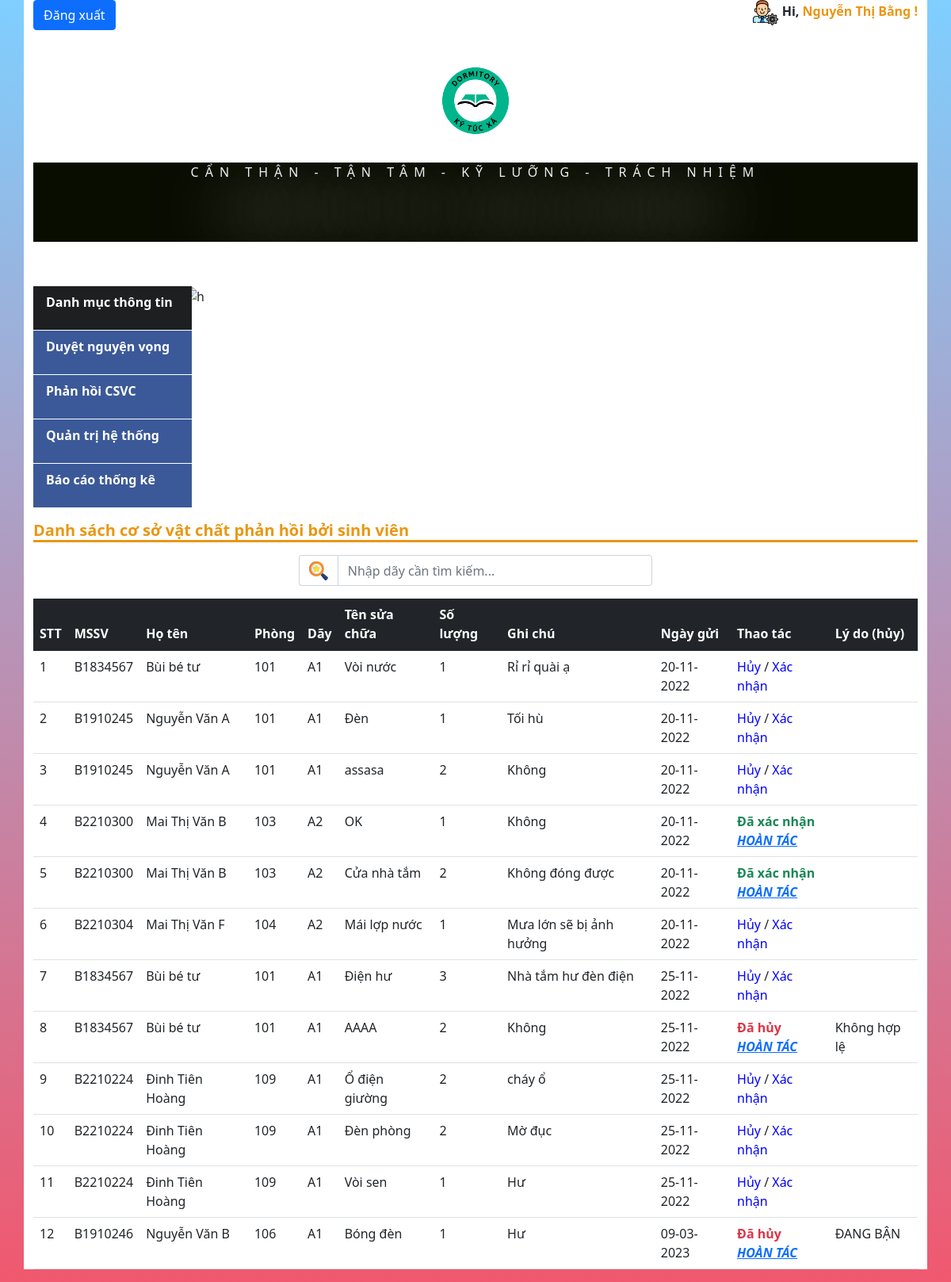
The page /admin/phanhoicsvc.php (signed in) on the database its author committed.
### tables this page shows
CREATE TABLE `nhanvien` (
  `id` int(10) NOT NULL,
  `msnv` varchar(10) NOT NULL,
  `hoten` varchar(50) NOT NULL,
  `gioitinh` varchar(7) NOT NULL,
  `quequan` varchar(50) NOT NULL,
  `vitri` varchar(20) NOT NULL,
  `luong` float NOT NULL,
  `sodienthoai` varchar(12) NOT NULL
);

CREATE TABLE `suachua_csvc` (
  `id` int(10) NOT NULL,
  `tensuachua` varchar(50) NOT NULL,
  `soluong` int(2) NOT NULL,
  `ghichu` varchar(50) NOT NULL,
  `idsv` int(10) NOT NULL,
  `idktx` int(10) NOT NULL,
  `ngaygui` date NOT NULL,
  `xacnhan` int(2) NOT NULL,
  `lydo` varchar(50) NOT NULL
);

CREATE TABLE `sinhvien_chua_o` (
  `id` int(10) NOT NULL,
  `mssv` varchar(10) NOT NULL,
  `matkhau` varchar(50) NOT NULL,
  `hoten` varchar(50) NOT NULL,
  `email` varchar(50) NOT NULL,
  `ngaysinh` date NOT NULL,
  `quequan` varchar(50) NOT NULL,
  `gioitinh` varchar(7) NOT NULL,
  `sodienthoai` varchar(12) NOT NULL,
  `nganh` varchar(20) NOT NULL,
  `lop` varchar(10) NOT NULL,
  `kiemtra` varchar(1) NOT NULL
);

CREATE TABLE `kytucxa` (
  `id` int(10) NOT NULL,
  `toanha` varchar(5) NOT NULL,
  `phong` varchar(5) NOT NULL,
  `loaiphong` varchar(7) NOT NULL,
  `songuoihientai` int(2) NOT NULL,
  `songuoitoida` int(2) NOT NULL,
  `giaphong` float NOT NULL,
  `tinhtrangphong` int(2) NOT NULL
);

### admin/phanhoicsvc.php (the view, shortened to what this page needs)
<?php
    require_once 'include/header.php';
?>
            <div>
                <h4>Danh sách cơ sở vật chất phản hồi bởi sinh viên</h4>
                <div class="search-tt mt-3">
                    <form action="" method="GET">
                    <div class="input-group mb-3 " style="width:40%;margin:0 auto;" >
                        <span class="input-group-text" style="border-right:none;background:none;">
                            <button style="border:none;background:none;">
                                <img src="/KTX/image/searching.png" alt="">
                            </button>
                        </span>
                        <input type="text" id="tim_day" class="form-control" style="width:50%;margin:0 auto;" placeholder="Nhập dãy cần tìm kiếm...">
                    </div>
                    </form>
                </div>
                <table class="table">
                    <thead class="table-dark">
                    <tr>
                        <th>STT</th>
                        <th>MSSV</th>
                        <th>Họ tên</th>
                        <th>Phòng</th>
                        <th>Dãy</th>
                        <th>Tên sửa chữa</th>
                        <th>Số lượng</th>
                        <th>Ghi chú</th>
                        <th>Ngày gửi</th>
                        <th>Thao tác</th>
                        <th>Lý do (hủy)</th>
                    </tr>
                    </thead>
                    <tbody id="body_table_csvc">
                        <?php
                            $sql = "SELECT * FROM suachua_csvc,kytucxa, sinhvien_da_o,sinhvien_chua_o where sinhvien_chua_o.id=sinhvien_da_o.idsv and kytucxa.id = suachua_csvc.idktx and sinhvien_da_o.id = suachua_csvc.idsv";
                            $res = mysqli_query($conn,$sql);
                            if($res == true){
                                $i=0;
                                while($rows = mysqli_fetch_array($res)){
                                    if($rows['ghichu'] == ''){
                                        $rows['ghichu'] = "Không";
                                    }
                                    $i++;
                        ?>
                        <tr>
                            <td><?php echo $i ?></td>
                            <td><?php echo $rows['mssv'] ?></td>
                            <td><?php echo $rows['hoten'] ?></td>
                            <td><?php echo $rows['phong'] ?></td>
                            <td><?php echo $rows['toanha'] ?></td>
                            <td><?php echo $rows['tensuachua'] ?></td>
                            <td><?php echo $rows['soluong'] ?></td>
                            <td><?php echo $rows['ghichu'] ?></td>
                            <td><?php $ngaygui = new DateTime($rows['ngaygui']);
                                $formattedweddingdate = date_format($ngaygui, 'd-m-Y');
                                echo $formattedweddingdate?></td>
                            <td>
                                <?php
                                    if($rows['xacnhan']==0){
                                        echo "
                                        <a data-bs-toggle='modal' class='ly_do_huy' data-bs-target='#myModal' style='cursor:pointer;color:blue' data-id='".$rows[0]."'> Hủy</a> /
                                        <a class='xacnhan_csvc' style='cursor:pointer;color:blue' data-id-1='".$rows[0]."'> Xác nhận</a>
                                        ";
                                    }else{
                                        if($rows['xacnhan']==2){
                                            echo "<span class='text-danger' style='font-weight:bold'>Đã hủy</span>
                                            <br><span class='text-primary' style='font-weight:bold;text-decoration: underline;'><i><a class='hoantac' data-id='".$rows[0]."' style='cursor:pointer'>HOÀN TÁC</a></i></span>
                                            ";
                                        }
                                        if($rows['xacnhan']==1){
                                            echo "<span class='text-success' style='font-weight:bold'>Đã xác nhận</span>
                                            <br><span class='text-primary' style='font-weight:bold;text-decoration: underline;'><i><a class='hoantac' data-id='".$rows[0]."' style='cursor:pointer'>HOÀN TÁC</a></i></span>
                                            ";
                                        }
                                    }
                                ?>
                            </td>
                            <td>
                                <?php echo $rows['lydo']; ?>
                            </td>
                        </tr>
                        <?php
                                }
                            }
                        ?>
                    </tbody>
                </table>
            </div>
    </div>
</body>
</html>

### admin/include/header.php (shortened to what this page needs)
<?php
    require_once '../config/DB.php';
    $taikhoan = $_SESSION['admin'];
    $sql = "SELECT * FROM admin,nhanvien where admin.idnv = nhanvien.id and admin.taikhoan = '$taikhoan'";
    $res = mysqli_query($conn,$sql);
    $row= [];
    if(mysqli_num_rows($res) >0){
        $row = mysqli_fetch_assoc($res);
    }
?>
<!DOCTYPE html>
<html lang="en">
<head>
    <link href="https://cdn.jsdelivr.net/npm/bootstrap@5.1.3/dist/css/bootstrap.min.css" rel="stylesheet">
    <link rel="stylesheet" href="/KTX/css/admin.css">
</head>
<body>
    <div class="container">
        <div class="header">
            <p><a class="btn btn-primary " href="/KTX/dangxuat.php">Đăng xuất</a></p>
            <p class="ten">
                <img src="/KTX/image/admin.png" alt="logoadmin">
                 Hi,
                 <span>
                    <?php
                    echo $row['hoten']; ?> !
                 </span>
            </p>
            <div style="text-align:center;margin-top:2%;">
                <img src="/KTX/image/logo.png" alt="logo" style="width:12%;">
            </div>
            <div class="text-center" style="margin-bottom: 1%;margin-top:1%;background: #090d00; color: #efefef">
                <p class="ghichu"  style="">
                    CẨN THẬN - TẬN TÂM - KỸ LƯỠNG - TRÁCH NHIỆM
                    <span class="tieudektx">
                    </span>
                </p>
            </div>
        </div>
        <div class="row" style="margin-top:5%;">
            <div class="col-sm-2" id="mainnav">
                <ul>
                    <li class="thefirst" >
                        <a href="#">Danh mục thông tin</a>
                    </li>
                    <li><a href="/KTX/admin/dangkyphong.php">Duyệt nguyện vọng</a></li>
                    <li>
                        <a href="/KTX/admin/phanhoicsvc.php">Phản hồi CSVC</a>
                    </li>
                    <li>
                        <a href="#" >Quản trị hệ thống</a>
                    </li>
                    <li>
                        <a href="/KTX/admin/thongke.php">Báo cáo thống kê</a>
                    </li>
                </ul>
            </div>
            <div class="col-sm-10">
                <img src="/KTX/image/shc.jpg" alt="h" width="100%" height="280px">
            </div>
        </div>

### css/admin.css (style rules this page uses)
* { margin: 0; padding: 0; transition: all 0.3s; }
body { background-image:linear-gradient(to bottom, rgb(0, 159, 255, 0.5), rgb(236, 47, 75, 0.8)), url('https://niemvuilaptrinh.ams3.cdn.digitaloceanspaces.com/pexels-paul-ijsendoorn-33041.jpg'); background-size: cover; }
a { text-decoration: none; }
.container { background-color: white; }
.header p { display: inline; }
.header .ten { float:right;font-weight:bold; }
.header .ten span { color:#e99714; cursor: pointer; }
#mainnav ul { background: #3B5998; list-style: none; padding: 0px; width: 200px; text-align: left; }
#mainnav ul li { position: relative; width: 200px; height: 56px; line-height: 40px; border-bottom: 1px solid #fff; }
#mainnav ul .thefirst { background: #1D1F20; }
#mainnav ul li a { text-decoration: none; color: #fff; font-weight: bold; padding: 0 16px; display: block; }
h4 { color: #e99714; font-weight:bold; font-size:20px; border-bottom:3px inset #e99714; }

### admin/include/header.php (style rules this page uses)
.ghichu { text-transform: uppercase; letter-spacing: .5em; display: inline-block; border-width: 4px 0; padding: 1.5em 0em; width: 40em; margin: 0 auto; }
.tieudektx { font: 700 3em/1 "Oswald", sans-serif; letter-spacing: 0; padding: .25em 0 .325em; display: block; margin: 0 auto; text-shadow: 0 0 80px rgba(255,255,255,.5); background: url(https://i.ibb.co/RDTnNrT/animated-text-fill.png) repeat-y; -webkit-background-clip: text; background-clip: text; -webkit-text-fill-color: transparent; -webkit-animation: aitf 80s linear infinite; -webkit-transform: translate3d(0,0,0); -webkit-backface-visibility: hidden; }

### rows shown on the page
suachua_csvc: sinhvien_chua_o.mssv "B1834567", sinhvien_chua_o.hoten "Bùi bé tư", idktx.phong "101", idktx.toanha "A1", tensuachua "Vòi nước", soluong "1", ghichu "Rỉ rỉ quài ạ", ngaygui "20-11-2022"
suachua_csvc: sinhvien_chua_o.mssv "B1910245", sinhvien_chua_o.hoten "Nguyễn Văn A", idktx.phong "101", idktx.toanha "A1", tensuachua "Đèn", soluong "1", ghichu "Tối hù", ngaygui "20-11-2022"
suachua_csvc: sinhvien_chua_o.mssv "B1910245", sinhvien_chua_o.hoten "Nguyễn Văn A", idktx.phong "101", idktx.toanha "A1", tensuachua "assasa", soluong "2", ghichu "Không", ngaygui "20-11-2022"
suachua_csvc: sinhvien_chua_o.mssv "B2210300", sinhvien_chua_o.hoten "Mai Thị Văn B", idktx.phong "103", idktx.toanha "A2", tensuachua "OK", soluong "1", ghichu "Không", ngaygui "20-11-2022"
suachua_csvc: sinhvien_chua_o.mssv "B2210300", sinhvien_chua_o.hoten "Mai Thị Văn B", idktx.phong "103", idktx.toanha "A2", tensuachua "Cửa nhà tắm", soluong "2", ghichu "Không đóng được", ngaygui "20-11-2022"
suachua_csvc: sinhvien_chua_o.mssv "B2210304", sinhvien_chua_o.hoten "Mai Thị Văn F", idktx.phong "104", idktx.toanha "A2", tensuachua "Mái lợp nước", soluong "1", ghichu "Mưa lớn sẽ bị ảnh hưởng", ngaygui "20-11-2022"
suachua_csvc: sinhvien_chua_o.mssv "B1834567", sinhvien_chua_o.hoten "Bùi bé tư", idktx.phong "101", idktx.toanha "A1", tensuachua "Điện hư", soluong "3", ghichu "Nhà tắm hư đèn điện", ngaygui "25-11-2022"
suachua_csvc: sinhvien_chua_o.mssv "B1834567", sinhvien_chua_o.hoten "Bùi bé tư", idktx.phong "101", idktx.toanha "A1", tensuachua "AAAA", soluong "2", ghichu "Không", ngaygui "25-11-2022", lydo "Không hợp lệ"
suachua_csvc: sinhvien_chua_o.mssv "B2210224", sinhvien_chua_o.hoten "Đinh Tiên Hoàng", idktx.phong "109", idktx.toanha "A1", tensuachua "Ổ điện giường", soluong "2", ghichu "cháy ổ", ngaygui "25-11-2022"
suachua_csvc: sinhvien_chua_o.mssv "B2210224", sinhvien_chua_o.hoten "Đinh Tiên Hoàng", idktx.phong "109", idktx.toanha "A1", tensuachua "Đèn phòng", soluong "2", ghichu "Mờ đục", ngaygui "25-11-2022"
suachua_csvc: sinhvien_chua_o.mssv "B2210224", sinhvien_chua_o.hoten "Đinh Tiên Hoàng", idktx.phong "109", idktx.toanha "A1", tensuachua "Vòi sen", soluong "1", ghichu "Hư", ngaygui "25-11-2022"
suachua_csvc: sinhvien_chua_o.mssv "B1910246", sinhvien_chua_o.hoten "Nguyễn Văn B", idktx.phong "106", idktx.toanha "A1", tensuachua "Bóng đèn", soluong "1", ghichu "Hư", ngaygui "09-03-2023", lydo "ĐANG BẬN"

### other values the page prints
$row['hoten'] "Nguyễn Thị Bằng"
